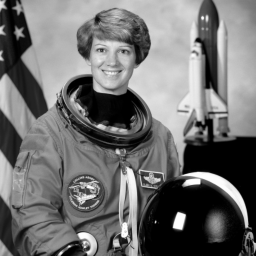
#> input picture LAB2/images/lena_gray_256.tif, 256 x 256 px
$ jupyter execute --allow-errors Lab2.ipynb
#> lines starting #> are read from the running program, lines starting #| are printed output that depends on the picture; after the words box and inside, x2 and y2 are one past the last pixel; in counts of white or black regions, pixels touching at a corner belong together
# ARTI 403 – Image Processing
## Lab 2: Digital Image Fundamentals

**Name:** Abdulsamad Tuhaysha

**ID:** 2240001093

[cell 1]
# Step 1: Import the libraries we need
import cv2
import numpy as np
import matplotlib.pyplot as plt

[cell 2]
# Step 2: Define the helper functions given in the manual

def sample_image(image, factor):
    """
    Downsamples the image by the given factor.
    (i.e. we shrink the image, which throws away pixels -> lowers spatial resolution)

    Args:
        image (numpy array): Original image.
        factor (int): Factor by which to downsample.

    Returns:
        numpy array: Downsampled image.
    """
    height, width = image.shape[:2]
    # Using NEAREST interpolation on purpose here (not bilinear/cubic) so we can
    sampled_image = cv2.resize(image, (width // factor, height // factor),
                                interpolation=cv2.INTER_NEAREST)
    return sampled_image


def quantize_image(image, levels):
    """
    Reduces the number of grayscale levels in the image.
    (this is the "quantization" step -> fewer brightness levels = more banding)

    Args:
        image (numpy array): Original image.
        levels (int): Number of grayscale levels.

    Returns:
        numpy array: Quantized image.
    """
    # 256 // levels = size of each "bucket" of gray values
    quantized_image = np.floor(image / (256 // levels)) * (256 // levels)
    quantized_image = quantized_image.astype(np.uint8)
    return quantized_image


def plot_images(original, sampled, quantized):
    """
    Plots the original, sampled, and quantized images side by side
    so we can visually compare the effect of each operation.
    """
    plt.figure(figsize=(12, 4))

    plt.subplot(1, 3, 1)
    plt.imshow(original, cmap='gray')
    plt.title('Original Image')
    plt.axis('off')

    plt.subplot(1, 3, 2)
    plt.imshow(sampled, cmap='gray')
    plt.title('Sampled Image')
    plt.axis('off')

    plt.subplot(1, 3, 3)
    plt.imshow(quantized, cmap='gray')
    plt.title('Quantized Image')
    plt.axis('off')

    plt.show()

[cell 3]
# Step 3: Load the image and set the parameters given in the manual
image_path = 'images/lena_gray_256.tif'
sampling_factor = 14
quantization_levels = 9

# Load image in grayscale (IMREAD_GRAYSCALE forces single-channel 8-bit)
original_image = cv2.imread(image_path, cv2.IMREAD_GRAYSCALE)
#> original_image is the input picture: shape (256, 256); min 0, max 254, mean 111.8

if original_image is None:
    print(f"Error: Unable to load image at {image_path}")

# Sample and quantize
sampled_image = sample_image(original_image, sampling_factor)
quantized_image = quantize_image(original_image, quantization_levels)
#> in quantize_image, `quantized_image = np.floor(image / (256 // levels)) * (256 // levels)`:
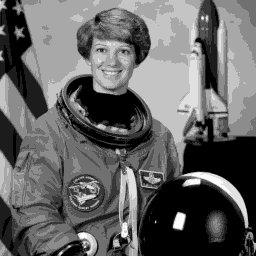
#> quantized_image: shape (256, 256) float64; min 0, max 252, mean 100.3

# Plot results
plot_images(original_image, sampled_image, quantized_image)
#> in plot_images, `plt.show()`:
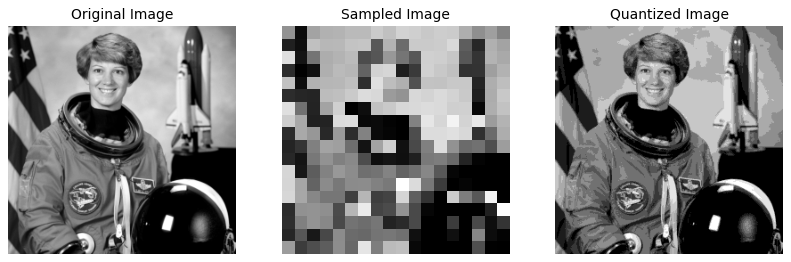
#> figure drawn by matplotlib, 3 panels

### Task #1 — Change the sampling and quantization parameters and observe the effects

I tried a few different combinations below to see what happens at the extremes:
- a **mild** setting (small factor / many levels) -> should look almost identical to the original
- an **aggressive** setting (large factor / few levels) -> should look blocky / posterized

[cell 4]
# --- Mild settings: barely visible change ---
mild_factor = 2
mild_levels = 64

sampled_mild = sample_image(original_image, mild_factor)
#> call 2 of sample_image, with factor = 2
#> in sample_image (call 2), `sampled_image = cv2.resize(image, (width // factor, height // factor),..`:
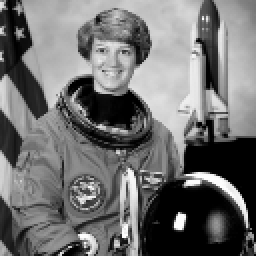
#> sampled_image: shape (128, 128) (shown 2 times larger); min 0, max 254, mean 112
quantized_mild = quantize_image(original_image, mild_levels)

print(f"Mild -> sampling factor={mild_factor}, quantization levels={mild_levels}")
plot_images(original_image, sampled_mild, quantized_mild)

[cell 5]
# --- Aggressive settings: heavy pixelation + heavy posterization ---
aggressive_factor = 32
aggressive_levels = 2   # 2 levels = basically black & white (like thresholding)

sampled_aggr = sample_image(original_image, aggressive_factor)
quantized_aggr = quantize_image(original_image, aggressive_levels)
#> call 3 of quantize_image, with levels = 2
#> in quantize_image (call 3), `quantized_image = np.floor(image / (256 // levels)) * (256 // levels)`:
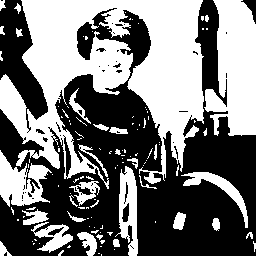
#> quantized_image: shape (256, 256) float64; values 0 (black) and 128 (white), 47.2% white; 118 white regions (87 under 20 px), largest, box (x1, y1, x2, y2) and area: (0, 0, 204, 189) 19197, (204, 0, 256, 136) 5089, (0, 150, 52, 207) 1560

print(f"Aggressive -> sampling factor={aggressive_factor}, quantization levels={aggressive_levels}")
plot_images(original_image, sampled_aggr, quantized_aggr)
#> in plot_images (call 3), `plt.show()`:
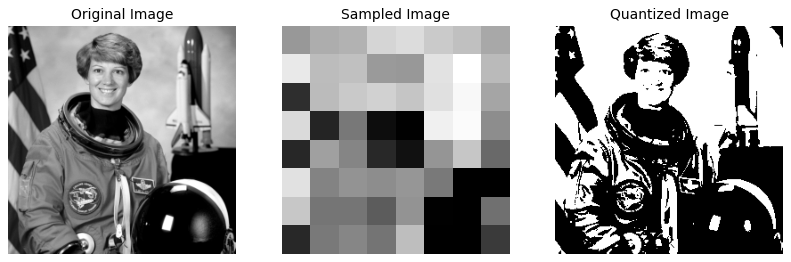
#> figure drawn by matplotlib, 3 panels

## Part 2 — Arithmetic Operations

[cell 6]
# Reading images with PIL this time (used for the arithmetic/logic sections)
from PIL import Image

img1 = Image.open('images/lena_gray_256.tif')
img2 = Image.open('images/cameraman.tif')
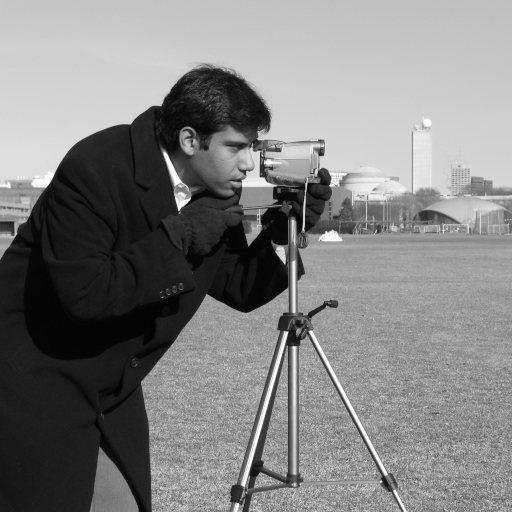
#> input picture LAB2/images/cameraman.tif, 512 x 512 px
#> img2 is the input picture: PIL image 512x512 L; min 0, max 255, mean 129.1

# Both images need to be the SAME size before we can add their arrays together
resize = (400, 400)
img1 = img1.resize(resize, Image.Resampling.LANCZOS)
img2 = img2.resize(resize, Image.Resampling.LANCZOS)
#> img2: PIL image 400x400 L

im1arr = np.asarray(img1)
im2arr = np.asarray(img2)

# Simple pixel-wise addition of the two images
addition = im1arr + im2arr
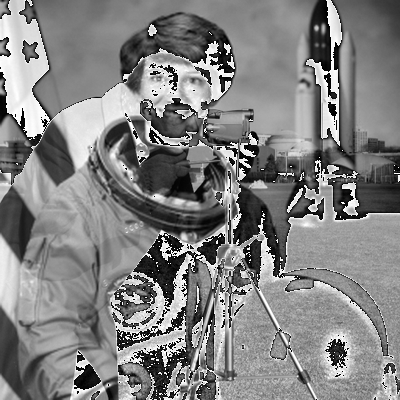
#> addition: shape (400, 400); min 0, max 255, mean 129.7
resultImage = Image.fromarray(addition)

# .show() opens a separate viewer window which doesn't render in a notebook,
# so I also display it inline with matplotlib to actually see the result here
resultImage.show()

plt.figure(figsize=(4, 4))
plt.imshow(resultImage, cmap='gray')
plt.title('Addition: img1 + img2')
plt.axis('off')
plt.show()

## Part 3 — Sets and Logical Operations

#> (a cell that did not finish here is left out)

## Task #2 — Image arithmetic & set operations on two images

Reusing `im1arr`/`im2arr` (lena/cameraman, both resized to 400x400, grayscale) for the
arithmetic parts, and `im3arr`/`im4arr` (A/B masks) for the set-operation parts, since
the manual asks for these on "two images" / "two grayscale images" respectively.

### 2.1 — Subtract two images and display the result

[cell 8]
# Cast to a signed/wider type first so we don't wrap around like unsigned subtraction would,
# then clip negative values to 0 before converting back to uint8 for display.
subtraction = im1arr.astype(np.int16) - im2arr.astype(np.int16)
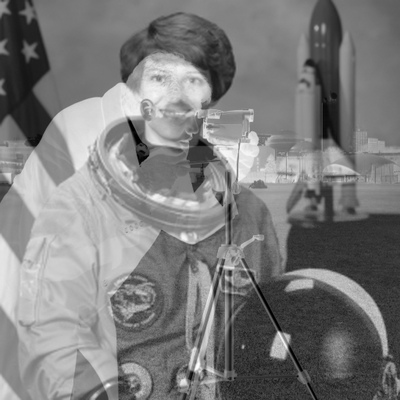
#> subtraction: shape (400, 400) int16; min -255, max 233, mean -17.2; drawn with min black and max white
subtraction = np.clip(subtraction, 0, 255).astype(np.uint8)
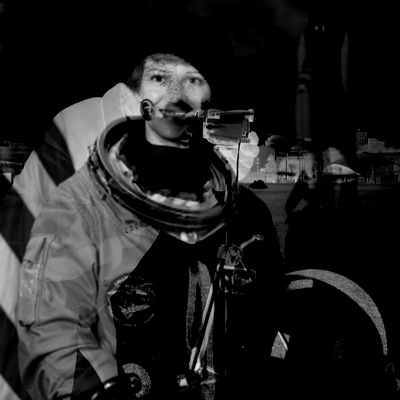
#> subtraction: shape (400, 400); min 0, max 233, mean 31.7

resultSub = Image.fromarray(subtraction)

plt.figure(figsize=(4, 4))
plt.imshow(resultSub, cmap='gray')
plt.title('Subtraction: img1 - img2')
plt.axis('off')
plt.show()

### 2.2 — Add one image with a constant value of 175 and display it

[cell 9]
# cv2.add clips (saturates) at 255 instead of wrapping around like plain numpy addition,
# which is what we want for a clean brightness boost.
constant = 175
brightened = cv2.add(im1arr, np.full(im1arr.shape, constant, dtype=np.uint8))
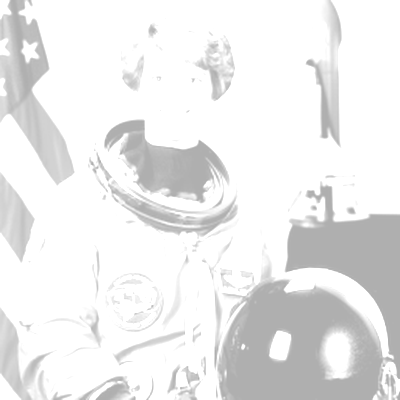
#> brightened: shape (400, 400); min 175, max 255, mean 235.4

resultConst = Image.fromarray(brightened)

plt.figure(figsize=(4, 4))
plt.imshow(resultConst, cmap='gray')
plt.title(f'img1 + constant ({constant})')
plt.axis('off')
plt.show()
